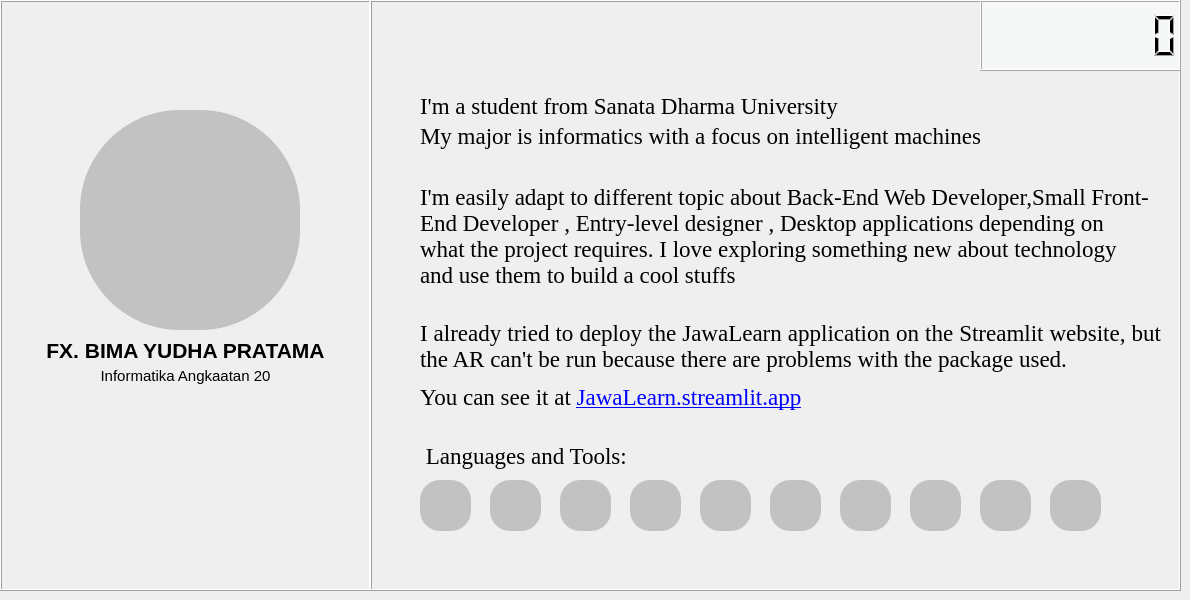
    <widget class="QWidget" name="tab_6">
     <attribute name="title">
      <string>About Me</string>
     </attribute>
     <widget class="QFrame" name="frame">
      <property name="geometry">
       <rect>
        <x>0</x>
        <y>0</y>
        <width>371</width>
        <height>591</height>
       </rect>
      </property>
      <property name="styleSheet">
       <string notr="true"/>
      </property>
      <property name="frameShape">
       <enum>QFrame::Box</enum>
      </property>
      <property name="frameShadow">
       <enum>QFrame::Raised</enum>
      </property>
      <widget class="QLabel" name="label_10">
       <property name="geometry">
        <rect>
         <x>10</x>
         <y>340</y>
         <width>351</width>
         <height>21</height>
        </rect>
       </property>
       <property name="font">
        <font>
         <family>Nirmala UI</family>
         <pointsize>16</pointsize>
         <weight>75</weight>
         <bold>true</bold>
        </font>
       </property>
       <property name="styleSheet">
        <string notr="true"/>
       </property>
       <property name="text">
        <string>FX. BIMA YUDHA PRATAMA</string>
       </property>
       <property name="alignment">
        <set>Qt::AlignCenter</set>
       </property>
      </widget>
      <widget class="QLabel" name="label_11">
       <property name="geometry">
        <rect>
         <x>10</x>
         <y>360</y>
         <width>351</width>
         <height>31</height>
        </rect>
       </property>
       <property name="font">
        <font>
         <family>Nirmala UI</family>
         <pointsize>11</pointsize>
         <weight>50</weight>
         <bold>false</bold>
        </font>
       </property>
       <property name="styleSheet">
        <string notr="true"/>
       </property>
       <property name="text">
        <string>Informatika Angkaatan 20</string>
       </property>
       <property name="alignment">
        <set>Qt::AlignCenter</set>
       </property>
      </widget>
      <widget class="QFrame" name="frame_16">
       <property name="geometry">
        <rect>
         <x>80</x>
         <y>110</y>
         <width>220</width>
         <height>220</height>
        </rect>
       </property>
       <property name="font">
        <font>
         <pointsize>7</pointsize>
        </font>
       </property>
       <property name="styleSheet">
        <string notr="true">border-radius:100px;
background-color: rgb(194, 194, 194);</string>
       </property>
       <property name="frameShape">
        <enum>QFrame::Box</enum>
       </property>
       <property name="frameShadow">
        <enum>QFrame::Sunken</enum>
       </property>
       <property name="lineWidth">
        <number>3</number>
       </property>
       <widget class="QLabel" name="label_38">
        <property name="geometry">
         <rect>
          <x>10</x>
          <y>10</y>
          <width>200</width>
          <height>200</height>
         </rect>
        </property>
        <property name="text">
         <string/>
        </property>
        <property name="pixmap">
         <pixmap>../me.png</pixmap>
        </property>
        <property name="scaledContents">
         <bool>true</bool>
        </property>
       </widget>
      </widget>
     </widget>
     <widget class="QFrame" name="frame_2">
      <property name="geometry">
       <rect>
        <x>370</x>
        <y>0</y>
        <width>811</width>
        <height>591</height>
       </rect>
      </property>
      <property name="frameShape">
       <enum>QFrame::Box</enum>
      </property>
      <property name="frameShadow">
       <enum>QFrame::Raised</enum>
      </property>
      <widget class="QLabel" name="label_12">
       <property name="geometry">
        <rect>
         <x>50</x>
         <y>90</y>
         <width>431</width>
         <height>31</height>
        </rect>
       </property>
       <property name="font">
        <font>
         <family>Times New Roman</family>
         <pointsize>17</pointsize>
        </font>
       </property>
       <property name="text">
        <string>I'm a student from Sanata Dharma University</string>
       </property>
      </widget>
      <widget class="QLabel" name="label_13">
       <property name="geometry">
        <rect>
         <x>50</x>
         <y>120</y>
         <width>571</width>
         <height>31</height>
        </rect>
       </property>
       <property name="font">
        <font>
         <family>Times New Roman</family>
         <pointsize>17</pointsize>
        </font>
       </property>
       <property name="text">
        <string>My major is informatics with a focus on intelligent machines</string>
       </property>
      </widget>
      <widget class="QLabel" name="label_14">
       <property name="geometry">
        <rect>
         <x>50</x>
         <y>160</y>
         <width>731</width>
         <height>151</height>
        </rect>
       </property>
       <property name="font">
        <font>
         <family>Times New Roman</family>
         <pointsize>17</pointsize>
        </font>
       </property>
       <property name="text">
        <string>I'm easily adapt to different topic about Back-End Web Developer,Small Front-End Developer , Entry-level designer , Desktop applications depending on what the project requires. I love exploring something new about technology  and use them to build a cool stuffs</string>
       </property>
       <property name="wordWrap">
        <bool>true</bool>
       </property>
      </widget>
      <widget class="QLabel" name="label_17">
       <property name="geometry">
        <rect>
         <x>50</x>
         <y>440</y>
         <width>751</width>
         <height>31</height>
        </rect>
       </property>
       <property name="font">
        <font>
         <family>Times New Roman</family>
         <pointsize>17</pointsize>
        </font>
       </property>
       <property name="text">
        <string> Languages and Tools:</string>
       </property>
      </widget>
      <widget class="QFrame" name="frame_5">
       <property name="geometry">
        <rect>
         <x>120</x>
         <y>480</y>
         <width>51</width>
         <height>51</height>
        </rect>
       </property>
       <property name="font">
        <font>
         <pointsize>7</pointsize>
        </font>
       </property>
       <property name="styleSheet">
        <string notr="true">border-radius:20px;
background-color: rgb(194, 194, 194);</string>
       </property>
       <property name="frameShape">
        <enum>QFrame::Box</enum>
       </property>
       <property name="frameShadow">
        <enum>QFrame::Sunken</enum>
       </property>
       <property name="lineWidth">
        <number>3</number>
       </property>
       <widget class="QLabel" name="label_20">
        <property name="geometry">
         <rect>
          <x>10</x>
          <y>10</y>
          <width>31</width>
          <height>31</height>
         </rect>
        </property>
        <property name="text">
         <string/>
        </property>
        <property name="pixmap">
         <pixmap>../laravel.png</pixmap>
        </property>
        <property name="scaledContents">
         <bool>true</bool>
        </property>
       </widget>
      </widget>
      <widget class="QFrame" name="frame_6">
       <property name="geometry">
        <rect>
         <x>190</x>
         <y>480</y>
         <width>51</width>
         <height>51</height>
        </rect>
       </property>
       <property name="font">
        <font>
         <pointsize>7</pointsize>
        </font>
       </property>
       <property name="styleSheet">
        <string notr="true">border-radius:20px;
background-color: rgb(194, 194, 194);</string>
       </property>
       <property name="frameShape">
        <enum>QFrame::Box</enum>
       </property>
       <property name="frameShadow">
        <enum>QFrame::Sunken</enum>
       </property>
       <property name="lineWidth">
        <number>3</number>
       </property>
       <widget class="QLabel" name="label_21">
        <property name="geometry">
         <rect>
          <x>10</x>
          <y>10</y>
          <width>31</width>
          <height>31</height>
         </rect>
        </property>
        <property name="text">
         <string/>
        </property>
        <property name="pixmap">
         <pixmap>../git.png</pixmap>
        </property>
        <property name="scaledContents">
         <bool>true</bool>
        </property>
       </widget>
      </widget>
      <widget class="QFrame" name="frame_9">
       <property name="geometry">
        <rect>
         <x>330</x>
         <y>480</y>
         <width>51</width>
         <height>51</height>
        </rect>
       </property>
       <property name="font">
        <font>
         <pointsize>7</pointsize>
        </font>
       </property>
       <property name="styleSheet">
        <string notr="true">border-radius:20px;
background-color: rgb(194, 194, 194);</string>
       </property>
       <property name="frameShape">
        <enum>QFrame::Box</enum>
       </property>
       <property name="frameShadow">
        <enum>QFrame::Sunken</enum>
       </property>
       <property name="lineWidth">
        <number>3</number>
       </property>
       <widget class="QLabel" name="label_24">
        <property name="geometry">
         <rect>
          <x>10</x>
          <y>10</y>
          <width>31</width>
          <height>31</height>
         </rect>
        </property>
        <property name="text">
         <string/>
        </property>
        <property name="pixmap">
         <pixmap>../mongodb.png</pixmap>
        </property>
        <property name="scaledContents">
         <bool>true</bool>
        </property>
       </widget>
      </widget>
      <widget class="QFrame" name="frame_10">
       <property name="geometry">
        <rect>
         <x>400</x>
         <y>480</y>
         <width>51</width>
         <height>51</height>
        </rect>
       </property>
       <property name="font">
        <font>
         <pointsize>7</pointsize>
        </font>
       </property>
       <property name="styleSheet">
        <string notr="true">border-radius:20px;
background-color: rgb(194, 194, 194);</string>
       </property>
       <property name="frameShape">
        <enum>QFrame::Box</enum>
       </property>
       <property name="frameShadow">
        <enum>QFrame::Sunken</enum>
       </property>
       <property name="lineWidth">
        <number>3</number>
       </property>
       <widget class="QLabel" name="label_25">
        <property name="geometry">
         <rect>
          <x>10</x>
          <y>10</y>
          <width>31</width>
          <height>31</height>
         </rect>
        </property>
        <property name="text">
         <string/>
        </property>
        <property name="pixmap">
         <pixmap>../sql.png</pixmap>
        </property>
        <property name="scaledContents">
         <bool>true</bool>
        </property>
       </widget>
      </widget>
      <widget class="QFrame" name="frame_11">
       <property name="geometry">
        <rect>
         <x>470</x>
         <y>480</y>
         <width>51</width>
         <height>51</height>
        </rect>
       </property>
       <property name="font">
        <font>
         <pointsize>7</pointsize>
        </font>
       </property>
       <property name="styleSheet">
        <string notr="true">border-radius:20px;
background-color: rgb(194, 194, 194);</string>
       </property>
       <property name="frameShape">
        <enum>QFrame::Box</enum>
       </property>
       <property name="frameShadow">
        <enum>QFrame::Sunken</enum>
       </property>
       <property name="lineWidth">
        <number>3</number>
       </property>
       <widget class="QLabel" name="label_27">
        <property name="geometry">
         <rect>
          <x>10</x>
          <y>10</y>
          <width>31</width>
          <height>31</height>
         </rect>
        </property>
        <property name="text">
         <string/>
        </property>
        <property name="pixmap">
         <pixmap>../nodejs.png</pixmap>
        </property>
        <property name="scaledContents">
         <bool>true</bool>
        </property>
       </widget>
      </widget>
      <widget class="QFrame" name="frame_12">
       <property name="geometry">
        <rect>
         <x>540</x>
         <y>480</y>
         <width>51</width>
         <height>51</height>
        </rect>
       </property>
       <property name="font">
        <font>
         <pointsize>7</pointsize>
        </font>
       </property>
       <property name="styleSheet">
        <string notr="true">border-radius:20px;
background-color: rgb(194, 194, 194);</string>
       </property>
       <property name="frameShape">
        <enum>QFrame::Box</enum>
       </property>
       <property name="frameShadow">
        <enum>QFrame::Sunken</enum>
       </property>
       <property name="lineWidth">
        <number>3</number>
       </property>
       <widget class="QLabel" name="label_28">
        <property name="geometry">
         <rect>
          <x>10</x>
          <y>10</y>
          <width>31</width>
          <height>31</height>
         </rect>
        </property>
        <property name="text">
         <string/>
        </property>
        <property name="pixmap">
         <pixmap>../terminal.png</pixmap>
        </property>
        <property name="scaledContents">
         <bool>true</bool>
        </property>
       </widget>
      </widget>
      <widget class="QFrame" name="frame_4">
       <property name="geometry">
        <rect>
         <x>50</x>
         <y>480</y>
         <width>51</width>
         <height>51</height>
        </rect>
       </property>
       <property name="font">
        <font>
         <pointsize>7</pointsize>
        </font>
       </property>
       <property name="styleSheet">
        <string notr="true">border-radius:20px;
background-color: rgb(194, 194, 194);</string>
       </property>
       <property name="frameShape">
        <enum>QFrame::Box</enum>
       </property>
       <property name="frameShadow">
        <enum>QFrame::Sunken</enum>
       </property>
       <property name="lineWidth">
        <number>3</number>
       </property>
       <widget class="QLabel" name="label_19">
        <property name="geometry">
         <rect>
          <x>10</x>
          <y>10</y>
          <width>31</width>
          <height>31</height>
         </rect>
        </property>
        <property name="text">
         <string/>
        </property>
        <property name="pixmap">
         <pixmap>../python.png</pixmap>
        </property>
        <property name="scaledContents">
         <bool>true</bool>
        </property>
       </widget>
      </widget>
      <widget class="QFrame" name="frame_8">
       <property name="geometry">
        <rect>
         <x>260</x>
         <y>480</y>
         <width>51</width>
         <height>51</height>
        </rect>
       </property>
       <property name="font">
        <font>
         <pointsize>7</pointsize>
        </font>
       </property>
       <property name="styleSheet">
        <string notr="true">border-radius:20px;
background-color: rgb(194, 194, 194);</string>
       </property>
       <property name="frameShape">
        <enum>QFrame::Box</enum>
       </property>
       <property name="frameShadow">
        <enum>QFrame::Sunken</enum>
       </property>
       <property name="lineWidth">
        <number>3</number>
       </property>
       <widget class="QLabel" name="label_23">
        <property name="geometry">
         <rect>
          <x>10</x>
          <y>10</y>
          <width>31</width>
          <height>31</height>
         </rect>
        </property>
        <property name="text">
         <string/>
        </property>
        <property name="pixmap">
         <pixmap>../java.png</pixmap>
        </property>
        <property name="scaledContents">
         <bool>true</bool>
        </property>
       </widget>
      </widget>
      <widget class="QLabel" name="label_31">
       <property name="geometry">
        <rect>
         <x>50</x>
         <y>320</y>
         <width>741</width>
         <height>91</height>
        </rect>
       </property>
       <property name="font">
        <font>
         <family>Times New Roman</family>
         <pointsize>17</pointsize>
        </font>
       </property>
       <property name="text">
        <string>&lt;html&gt;&lt;head/&gt;&lt;body&gt;&lt;p align=&quot;justify&quot;&gt;I already tried to deploy the JawaLearn application on the Streamlit website, but the AR can't be run because there are problems with the package used.&lt;/p&gt;&lt;p align=&quot;justify&quot;&gt;You can see it at &lt;a href=&quot;https://jawalearn.streamlit.app&quot;&gt;&lt;span style=&quot; text-decoration: underline; color:#0000ff;&quot;&gt;JawaLearn.streamlit.app&lt;/span&gt;&lt;/a&gt;&lt;/p&gt;&lt;/body&gt;&lt;/html&gt;</string>
       </property>
       <property name="wordWrap">
        <bool>true</bool>
       </property>
      </widget>
      <widget class="QFrame" name="frame_13">
       <property name="geometry">
        <rect>
         <x>610</x>
         <y>480</y>
         <width>51</width>
         <height>51</height>
        </rect>
       </property>
       <property name="font">
        <font>
         <pointsize>7</pointsize>
        </font>
       </property>
       <property name="styleSheet">
        <string notr="true">border-radius:20px;
background-color: rgb(194, 194, 194);</string>
       </property>
       <property name="frameShape">
        <enum>QFrame::Box</enum>
       </property>
       <property name="frameShadow">
        <enum>QFrame::Sunken</enum>
       </property>
       <property name="lineWidth">
        <number>3</number>
       </property>
       <widget class="QLabel" name="label_32">
        <property name="geometry">
         <rect>
          <x>10</x>
          <y>10</y>
          <width>31</width>
          <height>31</height>
         </rect>
        </property>
        <property name="text">
         <string/>
        </property>
        <property name="pixmap">
         <pixmap>../qt.png</pixmap>
        </property>
        <property name="scaledContents">
         <bool>true</bool>
        </property>
       </widget>
      </widget>
      <widget class="QFrame" name="frame_14">
       <property name="geometry">
        <rect>
         <x>680</x>
         <y>480</y>
         <width>51</width>
         <height>51</height>
        </rect>
       </property>
       <property name="font">
        <font>
         <pointsize>7</pointsize>
        </font>
       </property>
       <property name="styleSheet">
        <string notr="true">border-radius:20px;
background-color: rgb(194, 194, 194);</string>
       </property>
       <property name="frameShape">
        <enum>QFrame::Box</enum>
       </property>
       <property name="frameShadow">
        <enum>QFrame::Sunken</enum>
       </property>
       <property name="lineWidth">
        <number>3</number>
       </property>
       <widget class="QLabel" name="label_33">
        <property name="geometry">
         <rect>
          <x>10</x>
          <y>10</y>
          <width>31</width>
          <height>31</height>
         </rect>
        </property>
        <property name="text">
         <string/>
        </property>
        <property name="pixmap">
         <pixmap>../cursor.svg</pixmap>
        </property>
        <property name="scaledContents">
         <bool>true</bool>
        </property>
       </widget>
      </widget>
      <widget class="QLCDNumber" name="lcd_clock_2">
       <property name="geometry">
        <rect>
         <x>610</x>
         <y>0</y>
         <width>201</width>
         <height>71</height>
        </rect>
       </property>
       <property name="styleSheet">
        <string notr="true">background-color: rgb(246, 247, 247);</string>
       </property>
       <property name="digitCount">
        <number>8</number>
       </property>
      </widget>
     </widget>
    </widget>
